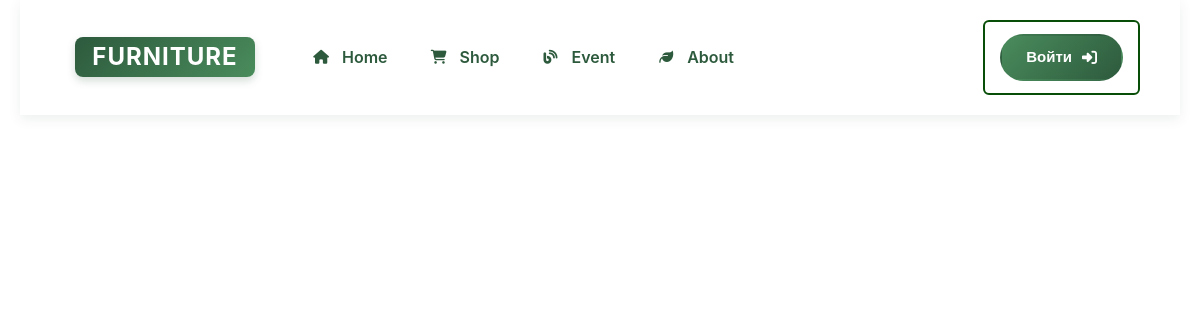
The page /event/ on the database as committed earlier.
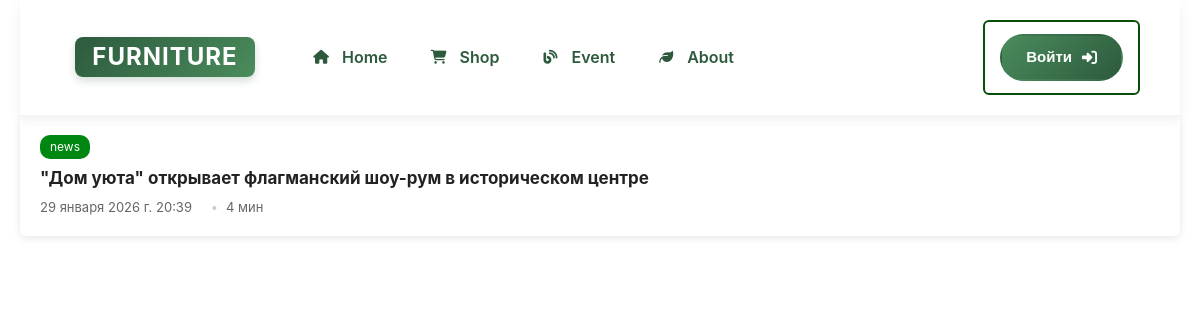
The same page on the database as committed later.
### event/models.py (models this page shows, shortened)
class News(models.Model):
    CATEGORY_CHOICES = [
        ('news', 'Новости компании'),
        ('promo', 'Акции и скидки'),
        ('event', 'Мероприятия'),
        ('tips', 'Советы по уходу'),
        ('new', 'Новинки'),
    ]
    title = models.CharField('Название', max_length=200)
    description = models.TextField('Описание')
    short_description = models.CharField('Краткое описание', max_length=300, blank=True)
    image = models.ImageField('Изображение', upload_to='news', blank=True)
    read_time = models.IntegerField('Время чтения (мин)', default=5)
    category = models.CharField('Категория', max_length=20, choices=CATEGORY_CHOICES, default='news')
    published_date = models.DateTimeField('Дата', auto_now_add=True)
    class Meta:
        ordering = ['-published_date']

### event/views.py (the view)
# urls.py: path('', views.news_list, name='news'),
def news_list(request):
    all_news = News.objects.all().order_by('-published_date')
    paginator = Paginator(all_news, 6)
    page = request.GET.get('page', 1)
    try:
        news = paginator.page(page)
    except PageNotAnInteger:
        news = paginator.page(1)
    except EmptyPage:
        news = paginator.page(paginator.num_pages)
    context = {'news': news, 'title': 'События'}
    return render(request, 'event/news_list.html', context)

### products/context_processors.py (called while the page is built)
def baskets(request):
    user = request.user
    return {'baskets': Basket.objects.filter(user=user) if user.is_authenticated else []}

### event/templates/event/news_list.html (shortened to what this page needs)
{% extends 'products/base.html' %}
{% load static %}
  {% block content %}
  <div class="news">
      {% for new in news %}
        <a href="{% url 'news-detail' new.id %}" class="item">
            <div class="tag">{{ new.category }}</div>
            <div class="title">{{ new.title }}</div>
            <div class="meta">
                <span>{{ new.published_date }}</span>
                <span>{{ new.read_time }} мин</span>
            </div>
        </a>
      {% endfor %}
    </div>
{% endblock %}

Rows that differ between the two databases and show on the page:
added News: category "news", title "\"Дом уюта\" открывает флагманский шоу-рум в историческом центре", published_date "29 января 2026 г. 20:39", read_time "4"
